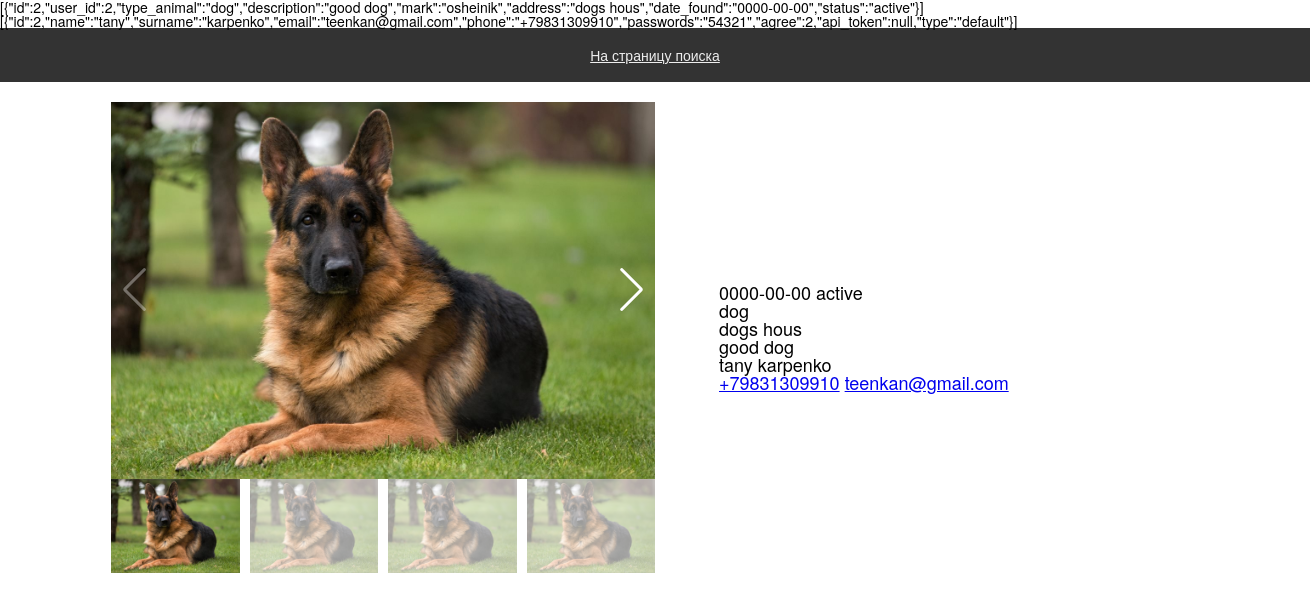
Screenshot of /Card.php?id=2 with the database file from the repository.
### tables this page shows
CREATE TABLE `posts` (
  `id` int(11) NOT NULL,
  `user_id` int(11) NOT NULL,
  `type_animal` varchar(256) NOT NULL,
  `description` varchar(256) DEFAULT NULL,
  `mark` varchar(256) DEFAULT NULL,
  `address` varchar(256) DEFAULT NULL,
  `date_found` date DEFAULT NULL,
  `status` varchar(256) DEFAULT 'mod'
);

CREATE TABLE `users` (
  `id` int(11) NOT NULL,
  `name` varchar(256) NOT NULL,
  `surname` varchar(256) NOT NULL,
  `email` varchar(256) NOT NULL,
  `phone` varchar(256) NOT NULL,
  `passwords` varchar(256) NOT NULL,
  `agree` tinyint(1) NOT NULL,
  `api_token` varchar(256) DEFAULT NULL,
  `type` varchar(256) DEFAULT 'default'
);

### Card.php (the view, shortened to what this page needs)
<?php session_start();
include_once("api/db.php");
$id = $_GET['id'];
$post = $db->query(
  "SELECT * FROM posts WHERE id = '$id'"
)->fetchAll();
$userId = $post[0]['user_id'];
$user = $db->query(
  "SELECT * FROM users WHERE id = '$userId'"
)->fetchAll();
echo json_encode($user);
?>
<!DOCTYPE html>
<html lang="en">
<head>
    <link rel="stylesheet" href="styles/setings.css">
    <link rel="stylesheet" href="styles/pages/card.css">
    <link rel="stylesheet" href="https://cdn.jsdelivr.net/npm/swiper@11/swiper-bundle.min.css" />
</head>
<body>
    <header>
        <div class="container">
            <a href="poisk.html">На страницу поиска</a>
        </div>
    </header>
    <main>
        <section class="info">
            <div class="container">
                <div class="info_item">
                    <div style="--swiper-navigation-color: #fff; --swiper-pagination-color: #fff" class="swiper mySwiper2">
                        <div class="swiper-wrapper">
                            <div class="swiper-slide">
                                <img src="img/собака.jpg" />
                              </div>
                        </div>
                        <div class="swiper-button-next"></div>
                      </div>
                      <div thumbsSlider="" class="swiper mySwiper">
                        <div class="swiper-wrapper">
                          <div class="swiper-slide">
                            <img src="img/собака.jpg" />
                          </div>
                          <div class="swiper-slide">
                            <img src="img/собака.jpg" />
                          </div>
                          <div class="swiper-slide">
                            <img src="img/собака.jpg" />
                          </div>
                          <div class="swiper-slide">
                            <img src="img/собака.jpg" />
                          </div>
                        </div>
                      </div>
                </div>
                <div class="info_item">
                        <time datetime="2024-29-11">
                          <?php echo $post[0]['date_found']; ?>
                        </time>
                        <small>
                          <?php echo $post[0]['status'];?>
                        </small>
                        <h2>
                          <?php echo $post[0]['type_animal'];?>
                        </h2>
                        <p><?php echo $post[0]['address'];?></p>
                        <p><?php echo $post[0]['description'];?></p>
                        <p><?php echo $user[0]['name'] . " " . $user[0]['surname'] ?></p>
                        <?php $phone = $user[0]['phone']; echo "<a href='tel:$phone'>$phone</a>"?>
                        <?php $email = $user[0]['email']; echo "<a href='mailto:$email'>$email</a>"?>
                </div>
            </div>
        </section>
    </main>
</body>
</html>

### styles/setings.css (style rules this page uses)
html, body, div, span, applet, object, iframe, h1, h2, h3, h4, h5, h6, p, blockquote, pre, a, abbr, acronym, address, big, cite, code, del, dfn, em, img, ins, kbd, q, s, samp, small, strike, strong, sub, sup, tt, var, b, u, i, center, dl, dt, dd, ol, ul, li, fieldset, form, label, legend, table, caption, tbody, tfoot, thead, tr, th, td, article, aside, canvas, details, embed, figure, figcaption, footer, header, hgroup, menu, nav, output, ruby, section, summary, time, mark, audio, video { margin: 0; padding: 0; border: 0; font-size: 100%; font: inherit; vertical-align: baseline; }
article, aside, details, figcaption, figure, footer, header, hgroup, menu, nav, section { display: block; }
body { line-height: 1; }
* { box-sizing: border-box; }
.container { max-width: 1400px; padding: 0 16px; margin: 0; }

### styles/pages/card.css (style rules this page uses)
html, body { font-family: Arial, sans-serif; margin: 0; padding: 0; background-color: #f4f4f4; position: relative; }
header { background-color: #333; color: white; padding: 20px; text-align: center; }
header a { color: #eee; }
main { font-size: large; display: flex; flex-direction: column; align-items: center; }
.info .container { display: grid; grid-template-columns: 50% 50%; align-items: center; gap: 64px; width: 80%; margin: 20px auto; }
.info_item { max-width: 100%; }
body { background: #eee; font-family: Helvetica Neue, Helvetica, Arial, sans-serif; font-size: 14px; color: #000; margin: 0; padding: 0; }
.swiper { width: 100%; height: 100%; }
.swiper-slide { text-align: center; font-size: 18px; background: #8f8f8f; display: flex; justify-content: center; align-items: center; }
.swiper-slide img { display: block; width: 100%; height: 100%; object-fit: cover; }
body { background: #ffffff; color: #000; }
.swiper { width: 100%; height: 300px; margin-left: auto; margin-right: auto; }
.swiper-slide { background-size: cover; background-position: center; }
.mySwiper2 { height: 80%; width: 100%; }
.mySwiper { height: 20%; box-sizing: border-box; padding: 10px 0; }
.mySwiper .swiper-slide { width: 25%; height: 100%; opacity: 0.4; }
.mySwiper .swiper-slide-thumb-active { opacity: 1; }

### rows the page displays
posts: date_found "0000-00-00", status "active", type_animal "dog", address "dogs hous", description "good dog"
users: name "tany", surname "karpenko", phone "+79831309910", email "teenkan@gmail.com"

### other values shown
json_encode($user) "[{\"id\":2,\"name\":\"tany\",\"surname\":\"karpenko\",\"email\":\"teenkan@gmail.com\",\"phone\":\"+79831309910\",\"passwords\":\"54321\",\"agree\":2,\"api_token\":null,\"type\":\"default\"}]"
